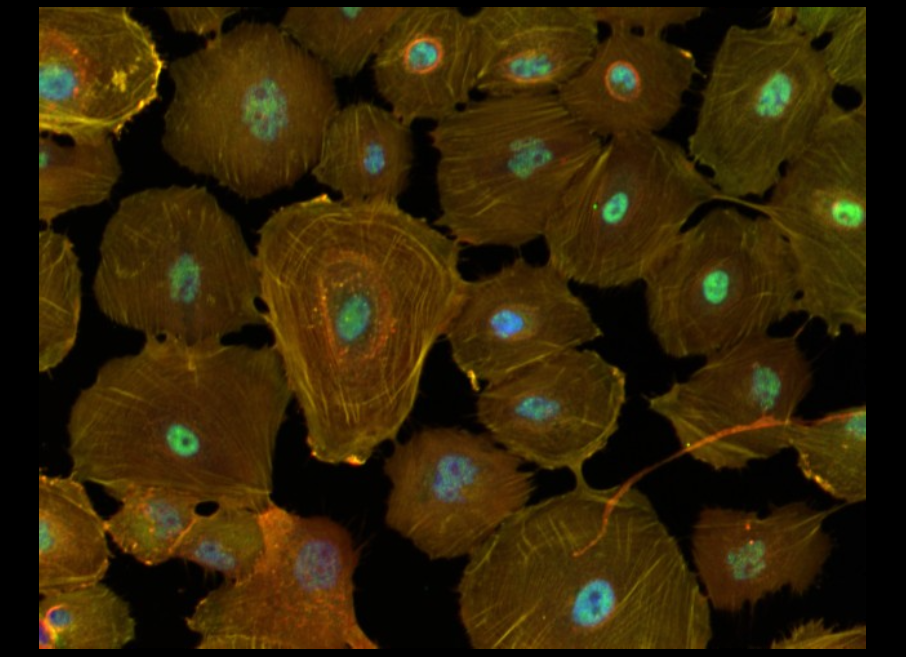
#> input picture data/original_images/200972727[5177]_kinome_YAP_CD44 [200972727 Well H3 Field #5].png, 906 x 657 px; its folder holds only this picture in this run
$ jupyter execute main.ipynb
#> lines starting #> are read from the running program, lines starting #| are printed output that depends on the picture; after the words box and inside, x2 and y2 are one past the last pixel; in counts of white or black regions, pixels touching at a corner belong together
# Multi-Thresholder usando Otsu

## Introdução:
Este notebook apresenta um exemplo de implementação de um algoritmo de limiarização multi-thresholding usando o método de Otsu. O método de Otsu é uma técnica popular para encontrar automaticamente um limite de limiar ótimo em uma imagem em escala de cinza, de forma a separar as regiões de interesse em classes distintas. A extensão para cálculo de múltiplos thresholds permitirá a segmentação em várias classes.

## Importação das bibliotecas:
Vamos começar importando as bibliotecas necessárias para a implementação do algoritmo.

[cell 1]
import cv2
import numpy as np
import matplotlib.pyplot as plt
import os

## Função otsu_multi_threshold:
A primeira função que vamos implementar é a otsu_multi_threshold. Essa função recebe uma imagem e o número de thresholds desejado (n_thresholds) e retorna uma lista contendo os valores dos thresholds encontrados.

[cell 2]
def otsu_multi_threshold(image, n_thresholds):
    # Convert the image to grayscale if it is not already
    if len(image.shape) > 2:
        image = cv2.cvtColor(image, cv2.COLOR_BGR2GRAY)

    # Calculate histogram and total number of pixels
    hist = cv2.calcHist([image], [0], None, [256], [0, 256])
    total_pixels = image.shape[0] * image.shape[1]

    # Calculate cumulative sum
    cum_sum = np.cumsum(hist)

    thresholds = []
    for t in range(1, n_thresholds + 1):
        max_variance = 0
        threshold = 0

        for i in range(1, 256):
            w1 = cum_sum[i - 1] / total_pixels
            w2 = (total_pixels - cum_sum[i - 1]) / total_pixels
            if w1 == 0 or w2 == 0:
                continue

            mean1 = cum_sum[i - 1] / (w1 * total_pixels)
            mean2 = (cum_sum[-1] - cum_sum[i - 1]) / (w2 * total_pixels)

            variance = w1 * w2 * ((mean1 - mean2)**2)

            if variance > max_variance:
                max_variance = variance
                threshold = i

        thresholds.append(threshold)
        hist[:threshold] = 0

    return thresholds

## Função apply_multi_threshold:
A segunda função é a apply_multi_threshold, que recebe uma imagem e a lista de thresholds e retorna uma nova imagem segmentada de acordo com os thresholds fornecidos.

[cell 3]
def apply_multi_threshold(image, thresholds):
    # Convert the image to grayscale if it is not already
    if len(image.shape) > 2:
        image = cv2.cvtColor(image, cv2.COLOR_BGR2GRAY)

    result = np.zeros_like(image)

    for i in range(len(thresholds)):
        lower = thresholds[i]
        upper = thresholds[i + 1] if i + 1 < len(thresholds) else 256  # Adjust the upper value for the last interval
        result[(lower <= image) & (image < upper)] = (lower + upper - 1) // 2

    return result

## Aplicação:
A seguir, vamos aplicar o algoritmo nas imagens de um diretório "data/original_images/" e salvar as imagens segmentadas no diretório "data/segmented_images/". Também vamos plotar as imagens originais e segmentadas, juntamente com seus histogramas.

[cell 4]
if __name__ == "__main__":
  folder = "./data/original_images/"
  for filename in os.listdir(folder):
      img = cv2.imread(os.path.join(folder, filename), cv2.IMREAD_COLOR)
#> img is the input picture: shape (657, 906, 3); mean B, G, R 5.9, 36.5, 52.2
      if img is not None:
          n_thresholds = 2 #@param { type: "slider", min: 2, max: 10, step: 1}
          thresholds = otsu_multi_threshold(img, n_thresholds)
#> in otsu_multi_threshold, `image = cv2.cvtColor(image, cv2.COLOR_BGR2GRAY)`:
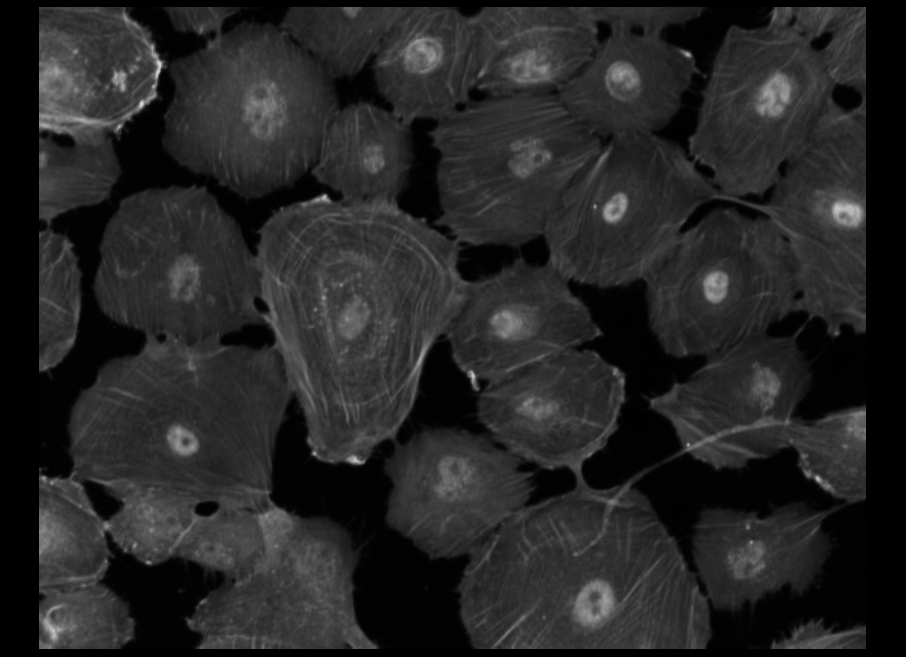
#> image: shape (657, 906); min 0, max 216, mean 37.7
#> in otsu_multi_threshold, `hist = cv2.calcHist([image], [0], None, [256], [0, 256])`: hist = 256 values, max 64736 at index 0, min 0 at index 200, mean 2325.2
#> in otsu_multi_threshold, `cum_sum = np.cumsum(hist)`: cum_sum = 256 values from 64736 to 595242
#> after the loop in otsu_multi_threshold, `for t in range(1, n_thresholds + 1):`: hist = 256 values, max 14145 at index 46, min 0 at index 0, mean 1031.4; thresholds = [45, 45]
#> thresholds = [45, 45]
          segmented_image = apply_multi_threshold(img, thresholds)
#> the loop in apply_multi_threshold, `for i in range(len(thresholds)):` made 2 passes
#> (lower, upper) on passes 1 to 2: (45, 45), (45, 256)
#> after the loop in apply_multi_threshold, `for i in range(len(thresholds)):`:
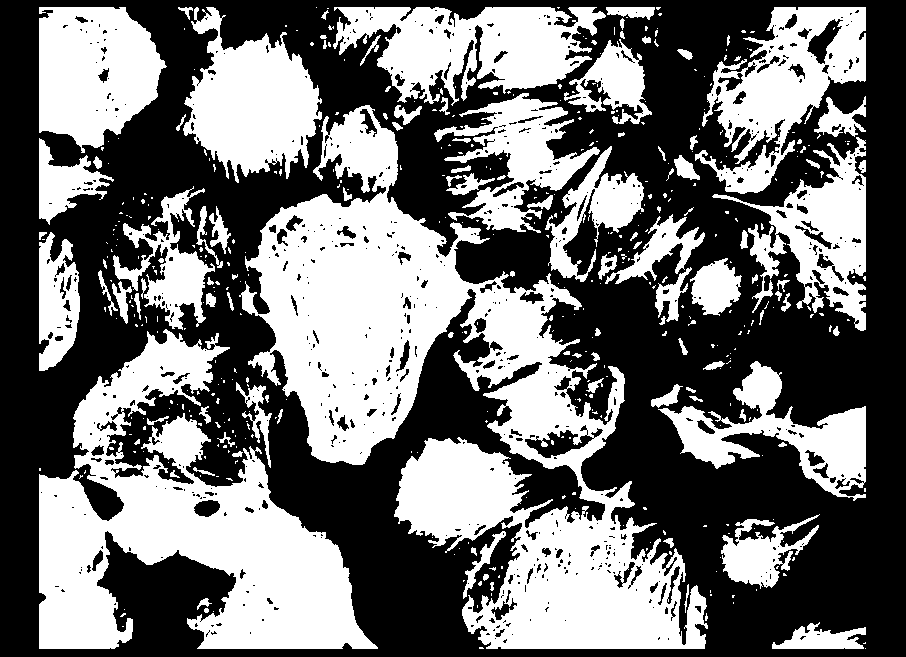
#> result: shape (657, 906); values 0 (black) and 150 (white), 44.4% white; 480 white regions (368 under 20 px), largest, box (x1, y1, x2, y2) and area: (239, 105, 708, 649) 89386, (39, 329, 378, 649) 48991, (333, 7, 606, 106) 15494
          cv2.imwrite("./data/segmented_images/" + filename, segmented_image)
          # Plot
          plt.figure(figsize=(20, 20))
          plt.subplot(1, 2, 1)
          img = cv2.cvtColor(img, cv2.COLOR_BGR2RGB)
          plt.imshow(img)
          plt.title("Original Image")
          plt.subplot(1, 2, 2)
          plt.imshow(segmented_image, cmap="gray")
          plt.title("Segmented Image")
          plt.show()
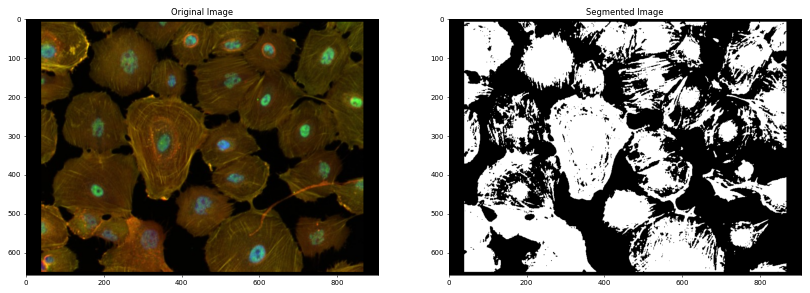
#> figure drawn by matplotlib, 2 panels

          # Plot histogram
          plt.figure(figsize=(20, 10))
          plt.subplot(1, 2, 1)
          plt.hist(img.ravel(), 256, [0, 256])
          plt.title("Original Image Histogram")
          plt.subplot(1, 2, 2)
          plt.hist(segmented_image.ravel(), 256, [0, 256])
          plt.title("Segmented Image Histogram")
          plt.show()
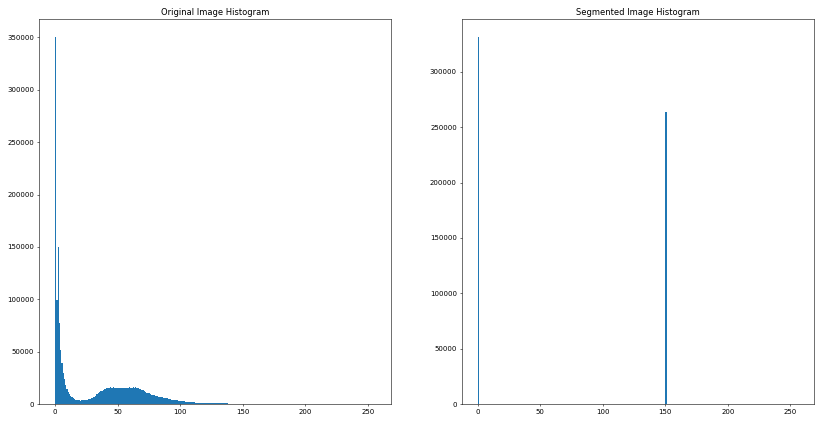
#> figure drawn by matplotlib, 2 panels; panel 1: tallest bar 350144 high, from x = 0 to 1; panel 2: tallest bar 331197 high, from x = 0 to 1

$ run again, on data/original_images/HT01 [Well I23, Field 2].png
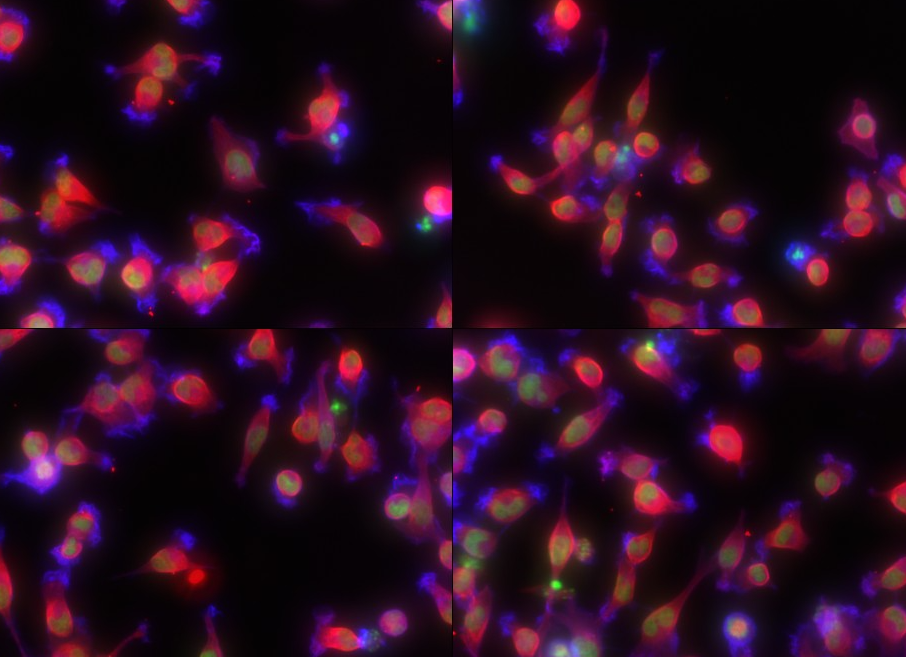
#> input picture data/original_images/HT01 [Well I23, Field 2].png, 906 x 657 px
#> img is the input picture: shape (657, 906, 3); mean B, G, R 32.3, 12.5, 42
#> in otsu_multi_threshold, `hist = cv2.calcHist([image], [0], None, [256], [0, 256])`: hist = 256 values, max 63799 at index 4, min 0 at index 0, mean 2325.2
#> cum_sum = 256 values from 0 to 595242
#> after the loop in otsu_multi_threshold, `for t in range(1, n_thresholds + 1):`: hist = 256 values, max 12866 at index 14, min 0 at index 0, mean 1116.1; thresholds = [14, 14]
#> the loop in apply_multi_threshold, `for i in range(len(thresholds)):` made 2 passes
#> (lower, upper) on passes 1 to 2: (14, 14), (14, 256)
#> after the loop in apply_multi_threshold, `for i in range(len(thresholds)):`:
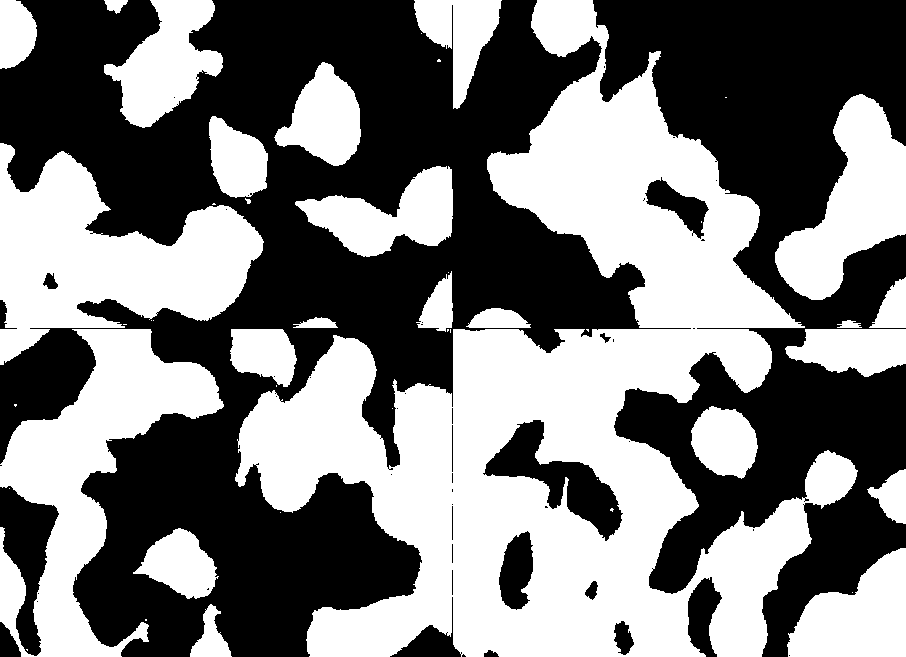
#> result: shape (657, 906); values 0 (black) and 134 (white), 48% white; 46 white regions (22 under 20 px), largest, box (x1, y1, x2, y2) and area: (235, 0, 858, 657) 154958, (0, 143, 264, 365) 29300, (0, 329, 224, 657) 27982
#> `plt.show()`:
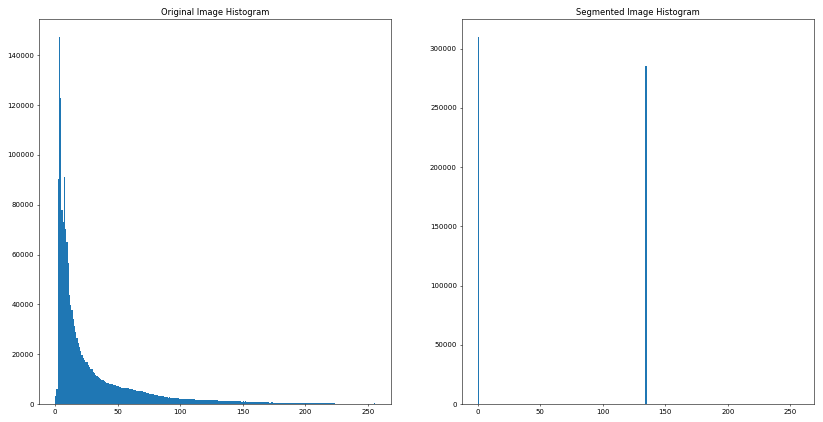
#> figure drawn by matplotlib, 2 panels; panel 1: tallest bar 147219 high, from x = 3 to 4; panel 2: tallest bar 309520 high, from x = 0 to 1
